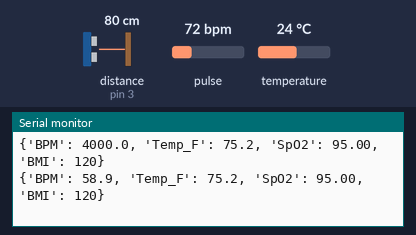
The sketch below on a simulated Arduino Uno, built with avr-gcc and run on an emulated ATmega328P. Shown: the last lines printed to the serial monitor. Wiring (inferred from the names in the program): ultrasonic range finder: trigger pin 2; echo pin 3. The inputs (shaded band) are chosen by the test bench; at power-on: distance to the obstacle (sensor on pin 3) 80 cm, temperature 24 °C, pulse 72 bpm. The echo pulse lasts 58.3 µs per cm.

Above: at 1.2 s.
1.3 s: distance to the obstacle (sensor on pin 3) set to 2 cm
At 2.6 s:
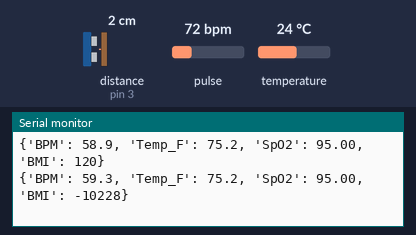
2.8 s: temperature set to 12 °C
At 3.8 s:
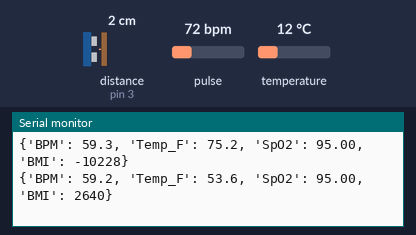
4.3 s: distance to the obstacle (sensor on pin 3) set to 4 cm
At 5.6 s:
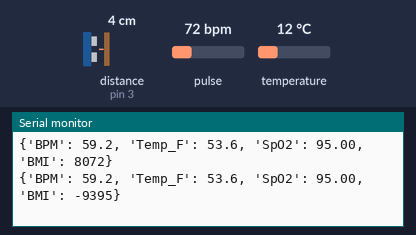
5.8 s: temperature set to 19 °C
At 6.9 s:
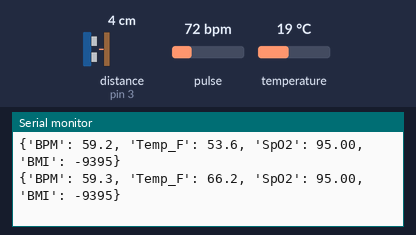
Timing chart, 0 to 8.3 s (numbered marks = the images above; inputs shaded):
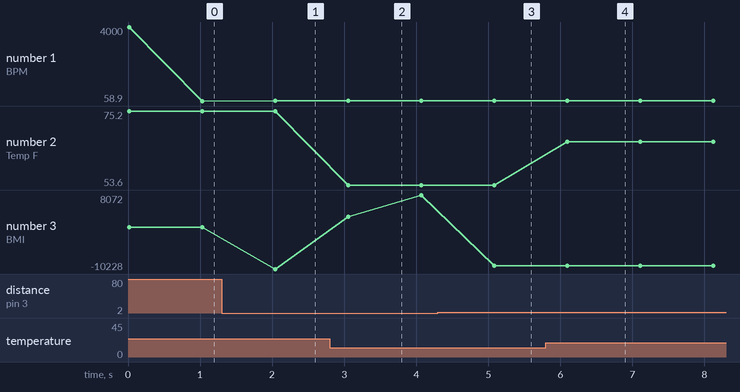

The sketch:

sensor.ino
```cpp
#include <Wire.h>
#include "MAX30105.h"
#include "heartRate.h"

MAX30105 particleSensor;

const byte RATE_SIZE = 4; // Averaging size
byte rates[RATE_SIZE]; // Array of BPM readings
byte rateSpot = 0;
long lastBeat = 0;

float beatsPerMinute;
int beatAvg;

#define TRIG_PIN 2
#define ECHO_PIN 3

void setup() {
  Serial.begin(115200);
  pinMode(TRIG_PIN, OUTPUT);
  pinMode(ECHO_PIN, INPUT);
  // Initialize sensor
  if (!particleSensor.begin(Wire, I2C_SPEED_STANDARD)) {
    Serial.println("MAX30102 not found. Check wiring/power.");
    while (1);
  }

  particleSensor.setup(); // Use default settings
  particleSensor.setPulseAmplitudeRed(0x1F); // Red LED
  particleSensor.setPulseAmplitudeIR(0x1F);  // IR LED

  // Serial.println("Place your finger on the sensor...");
}

void loop() {

  long duration;
  float distance;

  // Trigger pulse
  digitalWrite(TRIG_PIN, LOW);
  delayMicroseconds(2);
  digitalWrite(TRIG_PIN, HIGH);
  delayMicroseconds(10);
  digitalWrite(TRIG_PIN, LOW);

  // Read echo time
  duration = pulseIn(ECHO_PIN, HIGH);

  // Convert to distance (cm)
  distance =( duration * 0.034 / 2)/100;
  int weight =75;
  int bmi = weight/(distance*distance);

  long irValue = particleSensor.getIR(); // Read IR value

  if (irValue > 50000) { // Ensure finger is on sensor
    // if (checkForBeat(irValue))
     {
      long delta = millis() - lastBeat;
      lastBeat = millis();

      beatsPerMinute = 60 / (delta / 1000.0);

      if (beatsPerMinute < 255 && beatsPerMinute > 20) {
        rates[rateSpot++] = (byte)beatsPerMinute;
        rateSpot %= RATE_SIZE;

        // Average BPM
        beatAvg = 0;
        for (byte x = 0; x < RATE_SIZE; x++)
          beatAvg += rates[x];
        beatAvg /= RATE_SIZE;
      }
    }

    float tempC = particleSensor.readTemperature();
    float tempF = particleSensor.readTemperatureF();

    float spo2Estimate = map(irValue, 50000, 120000, 85, 100); // Rough estimate

    // Serial.print("{'IR': "); Serial.print(irValue);
    Serial.print("{'BPM': "); Serial.print(beatsPerMinute, 1);
    // Serial.print(", 'Avg_BPM': "); Serial.print(beatAvg);
    Serial.print(", 'Temp_F': "); Serial.print(tempF, 1);
    Serial.print(", 'SpO2': "); Serial.print(spo2Estimate);
    Serial.print(", 'BMI': "); Serial.print(bmi);
    Serial.println("}");

  } else {
  //  Serial.print("{'IR': 0");
    Serial.print("{'BPM': 0");
    // Serial.print(", 'Avg_BPM': 0");
    Serial.print(", 'Temp_F': 0");
    Serial.print(", 'SpO2': 0");
    Serial.print(", 'BMI': 0");
    Serial.println("}");
  }

  delay(1000); // Adjust to 250 for more real-time
}
```

Measured:
- after the input at 1.3 s, the serial monitor: prints a new line after 0.75 s (image 1)
- after the input at 2.8 s, the serial monitor: prints a new line after 0.26 s (image 2)
- after the input at 4.3 s, the serial monitor: prints a new line after 0.79 s (image 3)
- after the input at 5.8 s, the serial monitor: prints a new line after 0.30 s (image 4)
- plotted number 1: 58.9 → 59.3 after the input at 1.3 s
- plotted number 2: 75.2 → 53.6 after the input at 2.8 s, 53.6 → 66.2 after the input at 5.8 s
- plotted number 3: 120 → -10228 after the input at 1.3 s, 8072 → -9395 after the input at 4.3 s
